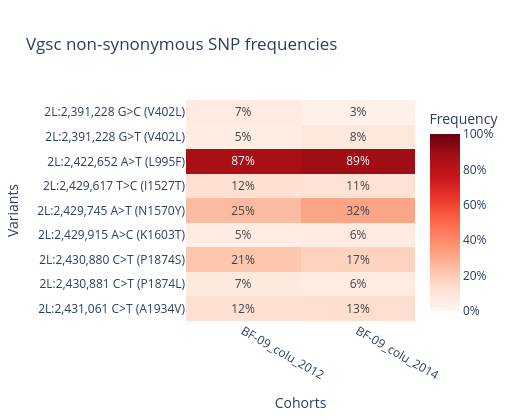
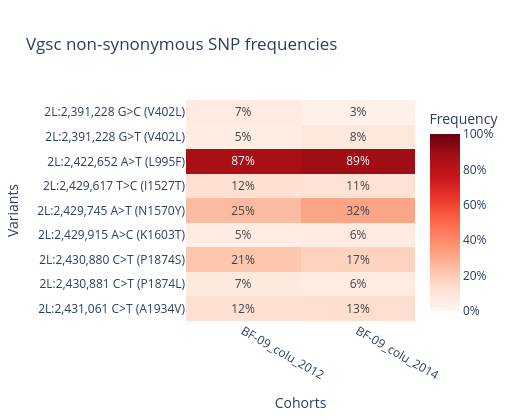

Notebook cell for these charts, in order:
### Markdown cell above
## `plot_frequencies_heatmap`

Plots a **cohort × variant** frequency dataframe (from any of the simple `*_frequencies` methods above) as a heatmap, using plotly. Parameters:

- `df` (required): a frequencies dataframe as returned by `snp_allele_frequencies`, `aa_allele_frequencies`, `gene_cnv_frequencies` or `haplotypes_frequencies`.
- `index`: column(s) used to label heatmap rows; default `"label"`. `None` falls back to using the dataframe's index columns.
- `max_len`: safety limit on the number of rows plotted (default `100`); exceeding it raises a `ValueError` unless set to `None`, to avoid accidentally rendering an enormous heatmap.
- `col_width` / `row_height`: pixel size per column/row, used to size the figure.
- `x_label` / `y_label`: axis titles.
- `colorbar`: if `False`, hide the color bar.
- `width` / `height`: explicit figure size in pixels; `None` sizes automatically from the data shape.
- `text_auto`: if truthy, overlay numeric text on each cell; a format string (default `".0%"`) controls how values are formatted (here, as a percentage).
- `aspect`: `"auto"` or `"equal"` cell aspect ratio.
- `color_continuous_scale`: name of (or list of) colours for the frequency colour scale (default `"Reds"`).
- `title`: if `True` (default), use the dataframe's `attrs['title']` if present; or supply a custom string.
- `show` / `renderer`: whether to immediately display the figure, and which plotly renderer to use.

Here we plot non-synonymous SNP frequencies for *Vgsc* with a custom title.

### Code cell
nonsyn_df = snp_freqs_df.query("effect == 'NON_SYNONYMOUS_CODING' and max_af > 0.05")
ag3.plot_frequencies_heatmap(df=nonsyn_df, title="Vgsc non-synonymous SNP frequencies")

### Figure 1 — Plotly figure (JSON) as saved in the notebook; plotly's stock layout.template omitted (floating-point values rounded to 4 significant figures)
{"data": [{"coloraxis": "coloraxis", "hovertemplate": "x: %{x}<br>label: %{y}<br>color: %{z}<extra></extra>", "name": "0", "texttemplate": "%{z:.0%}", "type": "heatmap", "x": ["BF-09_colu_2012", "BF-09_colu_2014"], "xaxis": "x", "y": ["2L:2,391,228 G>C (V402L)", "2L:2,391,228 G>T (V402L)", "2L:2,422,652 A>T (L995F)", "2L:2,429,617 T>C (I1527T)", "2L:2,429,745 A>T (N1570Y)", "2L:2,429,915 A>C (K1603T)", "2L:2,430,880 C>T (P1874S)", "2L:2,430,881 C>T (P1874L)", "2L:2,431,061 C>T (A1934V)"], "yaxis": "y", "z": [[0.06707, 0.0283], [0.05488, 0.08491], [0.8659, 0.8868], [0.122, 0.1132], [0.25, 0.3208], [0.05488, 0.0566], [0.2134, 0.1698], [0.07317, 0.0566], [0.122, 0.1321]]}], "layout": {"coloraxis": {"autocolorscale": false, "cmax": 1, "cmin": 0, "colorbar": {"ticktext": ["0%", "20%", "40%", "60%", "80%", "100%"], "tickvals": [0, 0.2, 0.4, 0.6, 0.8, 1.0], "title": {"text": "Frequency"}}, "colorscale": [[0.0, "rgb(255,245,240)"], [0.125, "rgb(254,224,210)"], [0.25, "rgb(252,187,161)"], [0.375, "rgb(252,146,114)"], [0.5, "rgb(251,106,74)"], [0.625, "rgb(239,59,44)"], [0.75, "rgb(203,24,29)"], [0.875, "rgb(165,15,21)"], [1.0, "rgb(103,0,13)"]]}, "height": 420, "title": {"text": "Vgsc non-synonymous SNP frequencies"}, "width": 520, "xaxis": {"anchor": "y", "domain": [0.0, 1.0], "side": "bottom", "tickangle": 30, "title": {"text": "Cohorts"}}, "yaxis": {"anchor": "x", "autorange": "reversed", "domain": [0.0, 1.0], "title": {"text": "Variants"}}}}

### Figure 2 — Plotly figure (JSON) as saved in the notebook; plotly's stock layout.template omitted (floating-point values rounded to 4 significant figures)
{"data": [{"coloraxis": "coloraxis", "hovertemplate": "x: %{x}<br>label: %{y}<br>color: %{z}<extra></extra>", "name": "0", "texttemplate": "%{z:.0%}", "type": "heatmap", "x": ["BF-09_colu_2012", "BF-09_colu_2014"], "xaxis": "x", "y": ["2L:2,391,228 G>C (V402L)", "2L:2,391,228 G>T (V402L)", "2L:2,422,652 A>T (L995F)", "2L:2,429,617 T>C (I1527T)", "2L:2,429,745 A>T (N1570Y)", "2L:2,429,915 A>C (K1603T)", "2L:2,430,880 C>T (P1874S)", "2L:2,430,881 C>T (P1874L)", "2L:2,431,061 C>T (A1934V)"], "yaxis": "y", "z": [[0.06707, 0.0283], [0.05488, 0.08491], [0.8659, 0.8868], [0.122, 0.1132], [0.25, 0.3208], [0.05488, 0.0566], [0.2134, 0.1698], [0.07317, 0.0566], [0.122, 0.1321]]}], "layout": {"coloraxis": {"autocolorscale": false, "cmax": 1, "cmin": 0, "colorbar": {"ticktext": ["0%", "20%", "40%", "60%", "80%", "100%"], "tickvals": [0, 0.2, 0.4, 0.6, 0.8, 1.0], "title": {"text": "Frequency"}}, "colorscale": [[0.0, "rgb(255,245,240)"], [0.125, "rgb(254,224,210)"], [0.25, "rgb(252,187,161)"], [0.375, "rgb(252,146,114)"], [0.5, "rgb(251,106,74)"], [0.625, "rgb(239,59,44)"], [0.75, "rgb(203,24,29)"], [0.875, "rgb(165,15,21)"], [1.0, "rgb(103,0,13)"]]}, "height": 420, "title": {"text": "Vgsc non-synonymous SNP frequencies"}, "width": 520, "xaxis": {"anchor": "y", "domain": [0.0, 1.0], "side": "bottom", "tickangle": 30, "title": {"text": "Cohorts"}}, "yaxis": {"anchor": "x", "autorange": "reversed", "domain": [0.0, 1.0], "title": {"text": "Variants"}}}}
